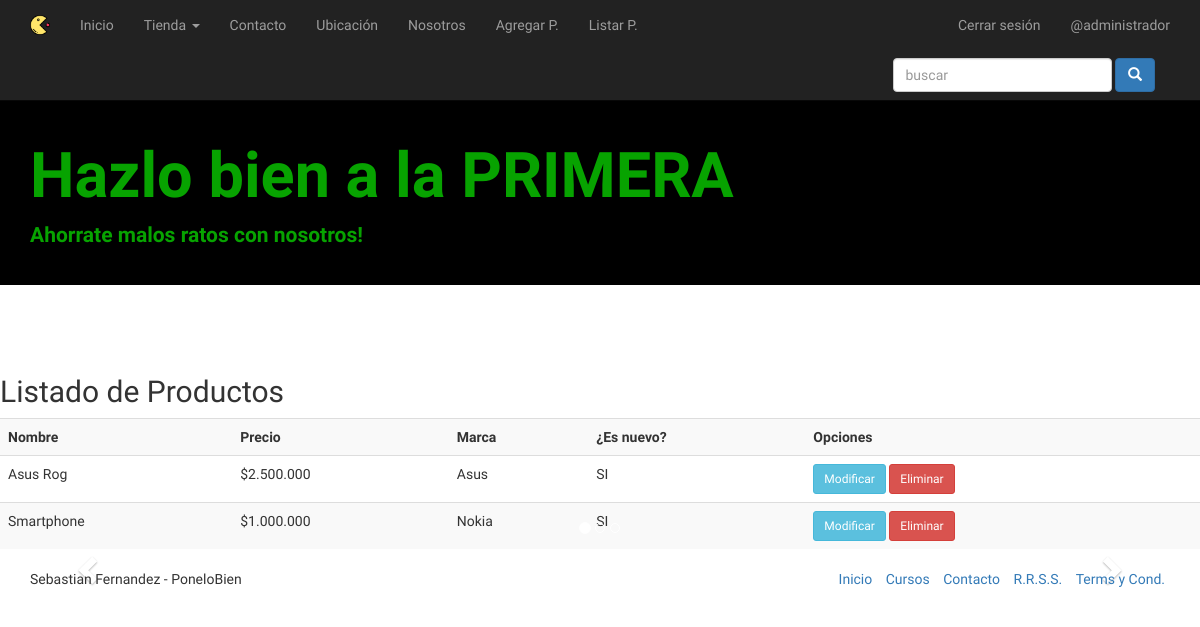
The app's page /listar-productos/ (signed in) with its own data.
### app/models.py (models this page shows, shortened)
class Producto(models.Model):
    nombre = models.CharField(max_length=50)
    precio = models.IntegerField()
    descripcion = models.TextField()
    nuevo = models.BooleanField()
    marca = models.ForeignKey(Marca, on_delete=models.PROTECT)
    fecha_fabricacion = models.DateField()
    imagen =  models.ImageField(upload_to="productos", null=True)

class Marca(models.Model):
    nombre = models.CharField(max_length=50)
    def __str__(self):
        return self.nombre

### app/views.py (the view)
# urls.py: path('listar-productos/', listar_productos, name="listar_productos"),
@permission_required('app.view_producto')
def listar_productos(request):
    productos = Producto.objects.all()
    data = {
        'productos': productos
    }
    return render(request, 'producto/listar.html', data)

### app/templates/producto/listar.html
{% extends 'base.html' %}
{% block contenido%}
{% load humanize %}
<br><br>
<div class="card">
    <div class="card-body">
        <h2>Listado de Productos</h2>
        <table class="table table-striped table-hover table-responsive-sm">
            <tr>
                <th>Nombre</th>
                <th>Precio</th>
                <th>Marca</th>
                <th>¿Es nuevo?</th>
                <th>Opciones</th>
            </tr>
            {% for p in productos %}
            <tr>
                <td>{{ p.nombre  | title }}</td>
                <td>${{ p.precio | intcomma }}</td>
                <td>{{ p.marca | title }}</td>
                <td>
                    {% if p.nuevo %}
                    SI
                    {% else %}
                    NO
                    {% endif%}
                </td>
                <td>
                    {% if perms.appchange_producto %}
                    <a href="{% url 'modificar_producto' p.id  %}" class="btn btn-info btn-sm">Modificar</a>
                    {% endif%}
                    {% if perms.app.delete_producto %}
                    <a href="{% url 'eliminar_producto' p.id %}" class="btn btn-danger btn-sm">Eliminar</a>
                    {% endif%}
                </td>
            </tr>
            {% endfor%}
        </table>
    </div>
</div>
{% endblock %}

### app/templates/base.html (shortened to what this page needs)
<!DOCTYPE html>
<html lang ="es">
<head>
    {% load static %}
    <link rel="stylesheet" href="{% static 'app/css/bootstrap.min.css' %}">
	<link rel="stylesheet" href="{% static 'app/css/estilos.css' %}">
</head>
<body>
	<header>
		<nav class="navbar navbar-inverse navbar-static-top" role="navigation">
			<div class="container">
				<div class= "navbar-header">
				<a href="{% url 'home' %}"> <img class="img-fluid navbar-brand" src="{% static 'app/img\logo.png' %}">
				</a>
			</div>
			<div class="collapse navbar-collapse" id="navegacion-fm">
				<ul class="nav navbar-nav">
				<li><a href="{% url 'home' %}">Inicio</a></li>
				<li class="dropdown">
					<a href="#" class="dropw-toggle" data-toggle="dropdown" role="button">
						Tienda <span class="caret"></span>
					</a>
				</li>
				<li><a href="#">Contacto</a></li>
				<li><a href="{% url 'ubicacion' %}">Ubicación</a></li>
				<li><a href="#">Nosotros</a></li>
				{% if perms.app.add_producto %}
				<li><a href="{% url 'agregar_producto' %}">Agregar P.</a></li>
				{% endif %}
				{% if perms.app.view_producto %}
				<li><a href="{% url 'listar_productos' %}">Listar P.</a></li>
				{% endif %}
				</ul>
				<ul class="nav navbar-nav navbar-right ">
					{% if user.is_authenticated %}
						<li>
							<a href="{% url 'logout' %}">Cerrar sesión</a>
						</li>
						<li>
							<a href="#">@{{ user.username }}</a>
						</li>
						{% endif %}
					</ul>
					<form action="" class="navbar-form navbar-right" role="search" >
						<div class="form-group">
							<input type="text" class="form-control" placeholder="buscar">
						</div>
						<buttonn type="sumbit" class="btn btn-primary">
							<span class="glyphicon glyphicon-search"></span>
						</buttonn>
					</form>
				</div>
			</div>
		</nav>
	</header>
	<section class="jumbotron">
		<div class="container">
			<h1> Hazlo bien a la PRIMERA</h1>
            <p> Ahorrate malos ratos con nosotros!</p>
		</div>
    </section>
    {% block contenido%}
    {% endblock%}
	<footer>
			<div>
				<section>
						<div id="myCarousel" class="carousel slide" data-ride="carousel">
								  <ol class="carousel-indicators">
								    <li data-target="#myCarousel" data-slide-to="0" class="active"></li>
								    <li data-target="#myCarousel" data-slide-to="1"></li>
								    <li data-target="#myCarousel" data-slide-to="2"></li>
								  </ol>
							  <a class="left carousel-control" href="#myCarousel" data-slide="prev">
								    <span class="glyphicon glyphicon-chevron-left"></span>
							  </a>
							  <a class="right carousel-control" href="#myCarousel" data-slide="next">
								    <span class="glyphicon glyphicon-chevron-right"></span>
							  </a>
						</div>
				</section>
			</div>
			<div class="container">
				 <div class="row">
				 	<div class="col-xs-6">
				 		<p>Sebastian Fernandez - PoneloBien</p>
				 	</div>
				 	<div class="col-xs-6">
				 		<ul class="list-inline text-right">
				 			<li><a href="{% url 'home' %}">Inicio</a></li>
				 			<li><a href="#">Cursos</a></li>
				 			<li><a href="#">Contacto</a></li>
				 			<li><a href="#">R.R.S.S.</a></li>
				 			<li><a href="{% url 'terminos' %}">Terms y Cond.</a></li>
				 		</ul>
				 	</div>
				 </div>
			</div>
	</footer>
</body>
</html>

### app/static/app/css/estilos.css (style rules this page uses)
body { font-family: 'Nunito Sans', sans-serif; }
h1 { font-weight: 900 }
.navbar { margin-bottom:0; }
.img-fluid { color:#FFFFFF; }
.jumbotron { background: #000000; color:#07A300; padding:20px 0; }
.jumbotron p { font-weight: 700 }

### records on screen
Producto: nombre "Asus Rog", precio "2.500.000", marca "Asus", nuevo "SI"
Producto: nombre "Smartphone", precio "1.000.000", marca "Nokia", nuevo "SI"

### other values on screen
{{ user.username }} "administrador"
